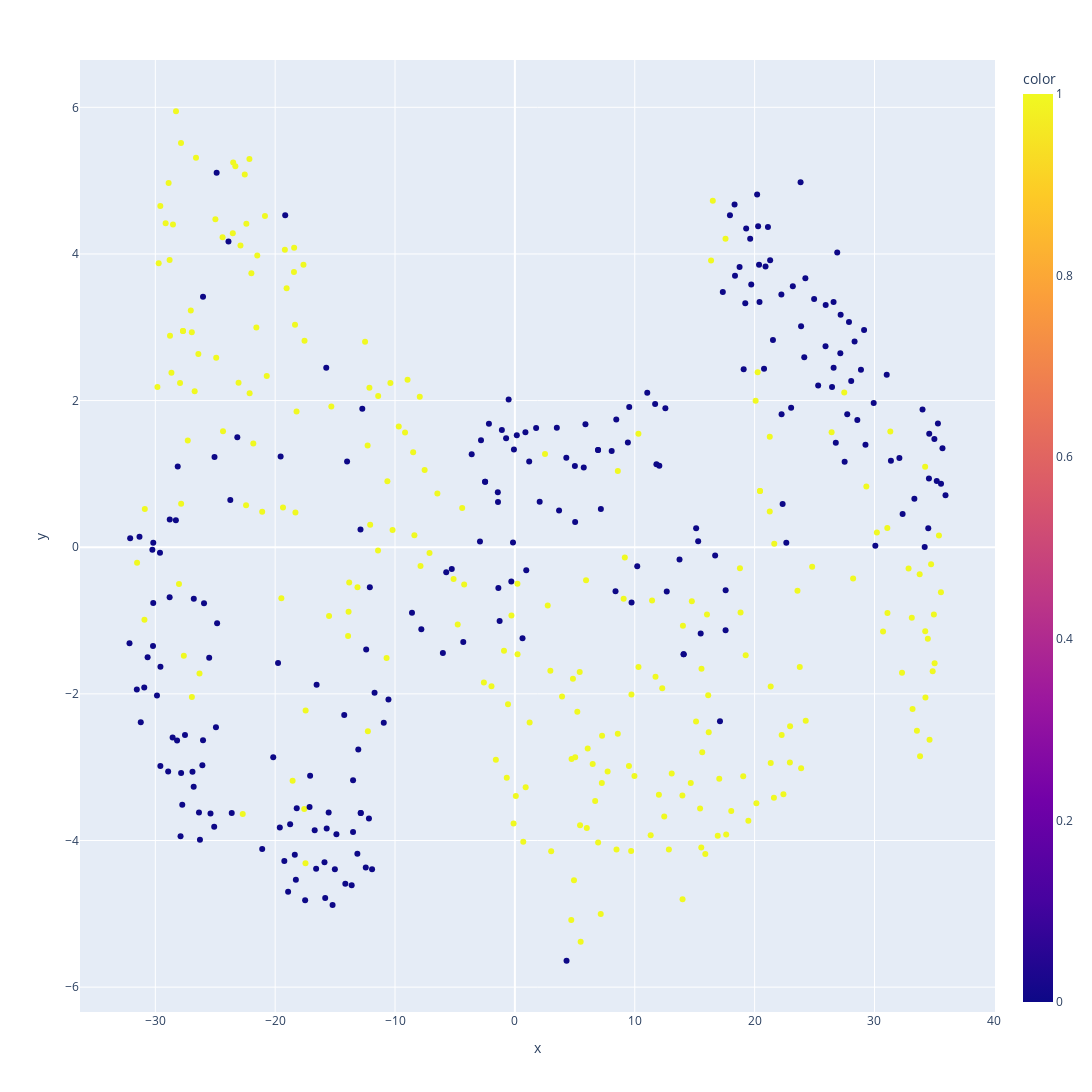

Notebook code for this chart:
### Code cell
from sklearn.manifold import TSNE
import numpy as np
pred = logits.predict(features_test)
print(pred)
tsne = TSNE(n_components=2,metric='cosine',random_state=42)

feat = tsne.fit_transform(np.array(features_test))
fig = px.scatter(x = feat[:,0],y = feat[:,1],color=pred,width=1200, height=1200) #tsne 그려줌
fig.show()

### Figure 1 — Plotly figure (JSON) as saved in the notebook; plotly's stock layout.template omitted (floating-point values rounded to 4 significant figures; data arrays with more than 128 entries replaced by an {"elided": "..."} marker saying what was removed)
{"data": [{"hovertemplate": "x=%{x}<br>y=%{y}<br>color=%{marker.color}<extra></extra>", "legendgroup": "", "marker": {"color": {"elided": "448 int values"}, "coloraxis": "coloraxis", "symbol": "circle"}, "mode": "markers", "name": "", "orientation": "v", "showlegend": false, "type": "scatter", "x": {"elided": "448 float values"}, "xaxis": "x", "y": {"elided": "448 float values"}, "yaxis": "y"}], "layout": {"coloraxis": {"colorbar": {"title": {"text": "color"}}, "colorscale": [[0, "#0d0887"], [0.1111, "#46039f"], [0.2222, "#7201a8"], [0.3333, "#9c179e"], [0.4444, "#bd3786"], [0.5556, "#d8576b"], [0.6667, "#ed7953"], [0.7778, "#fb9f3a"], [0.8889, "#fdca26"], [1, "#f0f921"]]}, "height": 1200, "legend": {"tracegroupgap": 0}, "margin": {"t": 60}, "width": 1200, "xaxis": {"anchor": "y", "domain": [0, 1], "title": {"text": "x"}}, "yaxis": {"anchor": "x", "domain": [0, 1], "title": {"text": "y"}}}}
